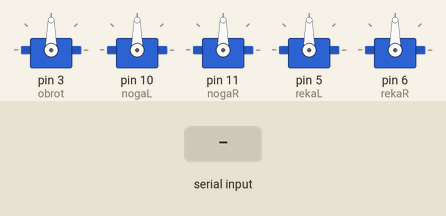
Bench run of a sketch on a simulated Arduino Uno, built with avr-gcc and run on an emulated ATmega328P. On the bench: 5 × servo. Inputs (shaded band) come from the test bench. What the sketch prints to the serial monitor is not drawn.

Above: at 1.2 s.
1.3 s: "t90\n" received over Serial
4.3 s: byte 100 ('d') received over Serial
5.8 s: byte 112 ('p') received over Serial
7.3 s: byte 45 ('-') received over Serial
8.9 s: "l=300\n" received over Serial
10.4 s: "*" received over Serial
Timing chart, 0 to 12.9 s (numbered marks = the images above; inputs shaded):
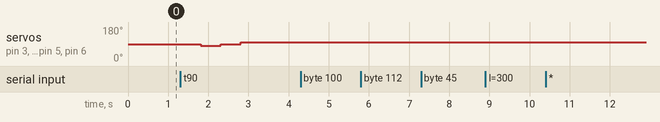

Measured:
- after the input at 1.3 s, servo on pin 3 (obrot), servo on pin 10 (nogaL), servo on pin 11 (nogaR), servo on pin 5 (rekaL), servo on pin 6 (rekaR): 90° → 80° after 0.51 s, → 90° 0.50 s later, → 100° 0.50 s later
- after the input at 4.3 s, every drawn part: stays the same
- after the input at 5.8 s, every drawn part: stays the same
- after the input at 7.3 s, every drawn part: stays the same
- after the input at 8.9 s, every drawn part: stays the same
- after the input at 10.4 s, every drawn part: stays the same

The sketch:

dunc_zaczepia.ino
```cpp
#include <Servo.h>
// create servo objects to control limbs
Servo nogaL;
Servo nogaR;
Servo rekaL;
Servo rekaR;
Servo obrot;

int SERVOS_COUNT = 5;
// array conatining all servos
Servo konczyny[] = {
    nogaL,
    nogaR,
    rekaL,
    rekaR,
    obrot};
// letters representing above servos in my syntax
char konczyny_letters[] = {
    'n',
    'm',
    'l',
    'r',
    'd',
};

Servo konczyna;
int VERBOSITY = 1; // level to set the verbosity of serial messages
const int DEBUGLEVEL = 1;
int CAM_WITDH_PXL_MAX = 335; // because face is never on the edge  // was 400
int CAM_WITDH_PXL_MIN = 65;  // was 0 . see above
int konczynaIndex = 0;       // currently moved limb/servo index
bool test = false;
bool modetest = false;

// ..............0  ,1  ,2  ,3  ,4  ,5  ,6  ,7  ,8  ,9  ,:  ,;
// these values represent degree values for custom servo programming syntax
// one character value instead of providing full degree value
int degVals[] = {
    0,   // 0
    18,  // 1
    36,  // 2
    54,  // 3
    72,  // 4
    90,  // 5
    108, // 6
    126, // 7
    144, // 8
    162, // 9
    180  // :
};
// similarly those pause values allow to program robot with concise one-char commands
int pauseVals[] = {
    12,   // 0
    25,   // 1
    50,   // 2
    100,  // 3
    150,  // 4
    200,  // 5
    300,  // 6
    400,  // 7
    800,  // 8
    1000, // 9
    1600, // :
    3200, // ;
};
// theses arrays provide storage for previous values written to servos (redundant since (servo.read()))
int prevXpxl[] = {300, 300, 300, 300, 300};
int limbMaxArr[] = {
    130,
    130,
    130,
    130,
    130,
};
int limbMinArr[] = {
    50,
    50,
    50,
    50,
    50,
};

// servoSequencePoint updown90[] = {{0, 0}, {180, 0}}; // go to position 100 at speed of 20, position 20 speed 20, position 60, speed 50
// servoSequencePoint updown10[] = {{80, 0}, {100, 0}};
// encapsulating serial output to provide debug channel
void debug(String ZXC)
{
    if (VERBOSITY >= DEBUGLEVEL)
    {
        Serial.print(ZXC);
    }
}

void debug(int ZXC)
{
    if (VERBOSITY >= DEBUGLEVEL)
    {
        Serial.print(ZXC);
    }
}

void debugln(int ZXC)
{
    if (VERBOSITY >= DEBUGLEVEL)
    {
        Serial.println(ZXC);
    }
}

void debugln(const char *ZXC)
{
    if (VERBOSITY >= DEBUGLEVEL)
    {
        Serial.println(ZXC);
    }
}

void setup()
{
    while (!Serial)
        ;
    Serial.begin(9600);
    debugln("\n Starting");
    debugln("\n Resetting servoes to 90");
    obrot.attach(3);
    nogaL.attach(10);
    nogaR.attach(11);
    rekaL.attach(5);
    rekaR.attach(6);
    ROTALL(90);

    // send an intro:
    debugln("\n\nReady to accept programs:\n");
}

void ROTALL(int pos)
{
    obrot.write(pos);
    nogaL.write(pos);
    nogaR.write(pos);
    rekaL.write(pos);
    rekaR.write(pos);
}

void mapIncomingIntPixelsToServoAngle()
{
    int Xpxl = Serial.parseInt();        // parse int after already parsed limb token ( "l=300")
    if (Xpxl != prevXpxl[konczynaIndex]) // only if new data is sent for this limb start moving
    {
        prevXpxl[konczynaIndex] = Xpxl;          // store new data for later comparison
        int limbMax = limbMaxArr[konczynaIndex]; // TODO: encaps in class Maximum servo position for limb
        int limbMin = limbMinArr[konczynaIndex]; // TODO: encaps in class Minimum servo position for limb

        int limbPos = map(Xpxl, CAM_WITDH_PXL_MAX, CAM_WITDH_PXL_MIN, limbMin, limbMax); // map pixel coordinate to corresponding servo angle
        // if mapped result exceeds extrema of servo range, cap it to extrema
        // limbPos = min(limbPos, limbMax);
        // limbPos = max(limbPos, limbMin);
        konczyna.write(limbPos);
    }
}

// if character specifies that following int is exact degree value
void writeInDegrees()
{
    konczyna.write(Serial.parseInt());
}

//detects what method should be used to interpret limb movement command
void ruszKonczyna()
{
    char c = Serial.read();
    if (c == '=') // if character = detected treat incoming value as pixels
    {
        return mapIncomingIntPixelsToServoAngle();
    }
    if (c == '$')
    {
        return writeInDegrees();
    }
    int ii = c - 48;
    if (ii > 10 || ii < 0) // if value symbol is not translated to index within values array 1 to :
    {
        debug("blad nie ma wartosci stopni dla ");
        debugln(ii);
    }
    else
    {
        int pos = degVals[ii];
        konczyna.write(pos);
    }
}
// this is run if the token specyfyong pause os detected
void pauzuj()
{

    char c = Serial.read();
    int ic = c;
    debug("paramater for pause : ");
    debug(c);
    debug("->");
    debug(" ascii code: ");
    debugln(ic);
    if (ic == -1)
    {
        return pauzuj(); // WTH ? this is monkey patch for removing mirrored '?' sign with value of -1 trailing after p character. Baud rate is ok so how?
    }
    if (c == '$')//exact pause character
    {
        int dlugo = Serial.parseInt();
        debug("Dokladne pauzowanie - pauzuje na tyle ms:");
        debugln(dlugo);
        delay(dlugo);
        return;
        // todo parse int and treat it as amount of miliseconds
        // make sure there is no mistake with limbs
    }
    else
    {

        int ii = ic - 48;
        if (ii > 11 || ii < 0)
        {
            debug("blad nie ma wartosci pauzy dla ");
            debug(c);
            debug(" -> ");
            debugln(ii);
            return;
        }
        else
        {

            int dlugo = pauseVals[ii];
            debug("pauzuje na tyle ms:");
            debugln(dlugo);
            delay(dlugo);
        }
    }
}

void testAll()
{
    ROTALL(90);
    delay(500);
    ROTALL(80);
    delay(500);
    ROTALL(90);
    delay(500);
    ROTALL(100);
    delay(500);
}

void loop()
{
    if (test == true)
    {
        testAll();
    }

    while (Serial.available() > 0)
    {
        delay(1); // without it there seems to be some porblem with executing commands
        // without one milisecond delay commands are not executing as intended
        test = modetest;
        debugln("wprowadzono program");
        char c = Serial.read();
        int ic = c;
        debug("You entered: ");
        debug(c);
        debug("->");
        debug(" ascii code: ");
        debugln(ic);
        int ii = c;
        switch (c)
        {
        case 'v':
            if (VERBOSITY == 1)
            {
                debugln("wylaczam debugging");
                VERBOSITY = 0;
            }
            else if (VERBOSITY == 0)
            {
                VERBOSITY = 1;
                debugln("wlaczam debugging");
            }
            break;
        case 's':
            debugln('reset all to 90');
            ROTALL(90);
            finishProg();
            return;
            break;
        case '*':
            debugln('these are all positions');
            for (int idx = 0; idx < SERVOS_COUNT; idx++)
            {
                int pos = konczyny[idx].read();
                char letter = konczyny_letters[idx];
                Serial.print(letter);
                Serial.print(":");
                Serial.println(pos);
            }
            // TODO loop through servos and output positons by calling
            // on each
            // https://forum.arduino.cc/index.php?topic=526154.0

            finishProg();
            return;
            break;
        case 't':
            debugln("test wszystkiego");
            testAll();
            finishProg();
            return;
            break;
        case 'l': // 0 left hand
            debugln("ruch lewa reka");
            konczyna = rekaL;
            konczynaIndex = 0;
            ruszKonczyna();
            break;
        case 'r': // 1 right hand
            debugln("ruch prawa reka ");
            konczyna = rekaR;
            konczynaIndex = 1;
            ruszKonczyna();
            break;
        case 'n': // 2 left leg
            debugln("ruch lewa noga");
            konczyna = nogaL;
            konczynaIndex = 2;
            ruszKonczyna();
            break;
        case 'm': // 3 right leg
            debugln("ruch prawa noga");
            konczyna = nogaR;
            konczynaIndex = 3;
            ruszKonczyna();
            break;
        case 'd': // 4 rotate obrot

            debugln("ruch obrot");
            // TODO: here you could do something to prevent stall if other servos being above their extrema (limbs must be l3 to l5 in order for d to move)
            konczyna = obrot;
            konczynaIndex = 4;
            ruszKonczyna();
            break;
        case 'p': // p pause
            debugln("pauza");
            pauzuj();
            continue;
            break;
        case '-':
            debugln("--------------------");
        case ' ':
        case ',':
        case 10:
            continue;
            break;
        default:
            debug("blad nie ma konczyny albo polecenia nr ");
            debugln(c);
            finishProg();
            return;
        }
    }
}

void finishProg()
{
    test = modetest;
    Serial.flush();
}
// l2r8d2p4l8r2p1l2r8p1l8r2d8p1l8r2p1l2r8p1
// l2 r8 d2 p4, l8 r2 p1, l2 r8 p1, l8 r2 d8 p1, l8 r2 p1, l2 r8 p1
// l2 r8 n2 m8 --d4 p1, l8 r2 n8 m2 p1, l2 r8 n2 m8 p1, l8 r2 n5 m5 -- d8 p1, l8 r2 n2 m2 p1, l2 r8 p1
// l1r8n1m8d1p0 l8r1n8m1d8p0 l1r8n1m8d1p0 l8r1n8m1d8p0 l1r8n1m8d1p0 l8r1n8m1d8p0 l1r8n1m8d1p0 l8r1n8m1d8p0
// test reki
// p:r2p9r8p9r1p3r:p3r2p9r8p9r1p3r:p3
// test wszystkiego
// l4p5l6p5 r4p5r6p5 n4p5n6p5 m4p5m6p5 d4p5d6p5
// l4p5l6p5 r4p5r6p5 n4p5n6p5 m4p5m6p5 d2p9d8p9

// odwraca sie i macha reka
// d1p: l8p1 d2p1 l2p1 d3p1 l8p1 d4p1 l2p1 d5p1 l8p1 d6p1 l2p1 d7p1 l8p1 d8p1 l2p1 d9p1 l8p1 d:p1 l2p1
// odwraca sie macha reka i noga  -- dziala
// l2d: p:p: l6 d0 l2 l6p0 l2p0 l6p0 l2p0 l6p0 l2p0 l6p0 l2p0
// do scenki
// p: l2d: p:p: l6 d0 l2 l6p0 l2p0 l6p0 l2p0 l6p0 l2p0 l6p0 l2p0 p:
```
